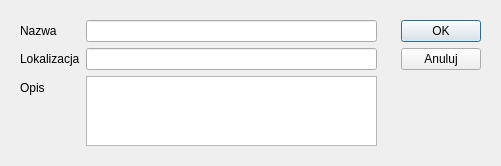
<?xml version="1.0" encoding="UTF-8"?>
<ui version="4.0">
 <class>AddEditLocalityForm</class>
 <widget class="QDialog" name="AddEditLocalityForm">
  <property name="geometry">
   <rect>
    <x>0</x>
    <y>0</y>
    <width>501</width>
    <height>162</height>
   </rect>
  </property>
  <property name="windowTitle">
   <string>Dodaj/edytuj wpis słownikowy</string>
  </property>
  <property name="modal">
   <bool>true</bool>
  </property>
  <layout class="QHBoxLayout" name="horizontalLayout">
   <item>
    <widget class="QWidget" name="widget" native="true">
     <layout class="QFormLayout" name="formLayout">
      <item row="0" column="0">
       <widget class="QLabel" name="label">
        <property name="text">
         <string>Nazwa</string>
        </property>
       </widget>
      </item>
      <item row="0" column="1">
       <widget class="QLineEdit" name="nameEdit"/>
      </item>
      <item row="1" column="0">
       <widget class="QLabel" name="label_2">
        <property name="text">
         <string>Lokalizacja</string>
        </property>
       </widget>
      </item>
      <item row="1" column="1">
       <widget class="QLineEdit" name="locationEdit"/>
      </item>
      <item row="2" column="0">
       <widget class="QLabel" name="label_3">
        <property name="text">
         <string>Opis</string>
        </property>
       </widget>
      </item>
      <item row="2" column="1">
       <widget class="QPlainTextEdit" name="descriptionEdit"/>
      </item>
     </layout>
    </widget>
   </item>
   <item>
    <widget class="QWidget" name="widget_2" native="true">
     <layout class="QVBoxLayout" name="verticalLayout">
      <item>
       <widget class="QPushButton" name="okButton">
        <property name="text">
         <string>OK</string>
        </property>
       </widget>
      </item>
      <item>
       <widget class="QPushButton" name="cancelButton">
        <property name="text">
         <string>Anuluj</string>
        </property>
       </widget>
      </item>
      <item>
       <spacer name="verticalSpacer">
        <property name="orientation">
         <enum>Qt::Vertical</enum>
        </property>
        <property name="sizeHint" stdset="0">
         <size>
          <width>20</width>
          <height>67</height>
         </size>
        </property>
       </spacer>
      </item>
     </layout>
    </widget>
   </item>
  </layout>
 </widget>
 <resources/>
 <connections/>
</ui>
